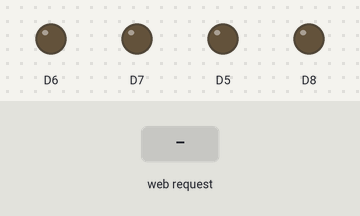
Bench run of a sketch on a simulated ESP8266 (NodeMCU). Parts: output pins drawn as LEDs (lit = HIGH). The inputs (shaded band) are chosen by the test bench. WiFi joins after 1.5 s; servers stay silent unless stated; what the sketch prints to the serial monitor is not drawn.

Above: at 2.7 s.
2.8 s: HTTP request GET /room_light received
At 3.4 s:
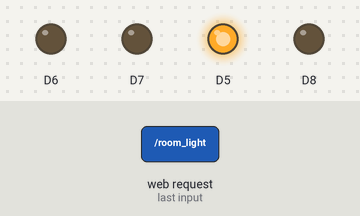
4.3 s: HTTP request GET /mirror_light received
At 5.5 s:
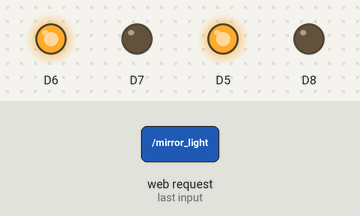
5.8 s: HTTP request GET /bed_light received
At 6.8 s:
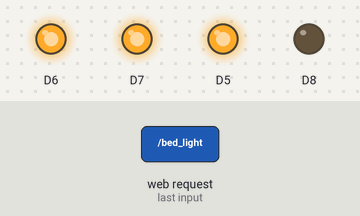
7.3 s: HTTP request GET /fan received
At 8.0 s:
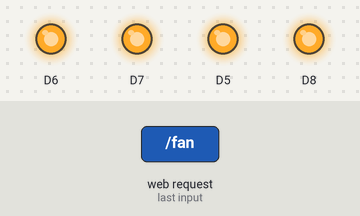
8.8 s: HTTP request GET /room_light received
At 9.1 s:
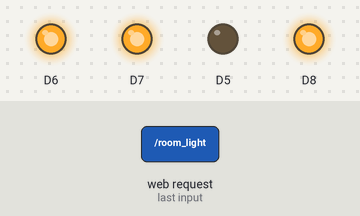
10.3 s: HTTP request GET /mirror_light received
At 11.5 s:
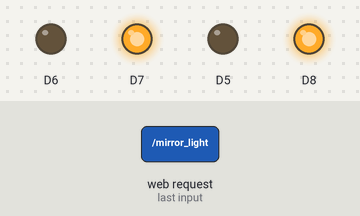
Timing chart, 0 to 12.8 s (numbered marks = the images above; inputs shaded):
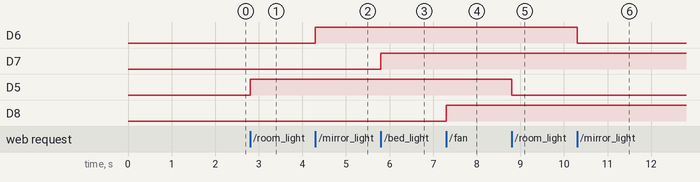

The sketch:

12345.ino
```cpp
#include <ESP8266WiFi.h>
#include <ESP8266WebServer.h>

//Our Wi-Fi ssdid and password
char* ssid = "HUAWEI-t44F";
char* password = "nJBes3e7e";
String room_light = "0";
String mirror_light = "0";
String bed_light = "0";
String fan = "0";

ESP8266WebServer server; //server variable

void setup() {
  initializePin(); //call function

  //Making Connection With netword
  WiFi.begin(ssid, password);

  Serial.begin(115200);
  Serial.print("Searching Connection");
  while (WiFi.status() != WL_CONNECTED) {
    Serial.print(".");
    delay(500);
  }

  Serial.println("");
  Serial.print("IP Address: ");
  Serial.print(WiFi.localIP());

  serverSection();
}

void loop() {
  // put your main code here, to run repeatedly:
  server.handleClient();
}

void initializePin(){

  pinMode(D5, OUTPUT);
  pinMode(D6, OUTPUT);
  pinMode(D7, OUTPUT);
  pinMode(D8, OUTPUT);

  digitalWrite(D5, LOW);
  digitalWrite(D6, LOW);
  digitalWrite(D7, LOW);
  digitalWrite(D8, LOW);
}

void serverSection(){
  server.on("/", []() {
    server.send(200, "text/html", "<!DOCTYPE html><html><meta charset='UTF-8'><head></head><body><h2>Dzulkiflee's Room</h2><h3><a href='/room_light'>Room Light</a></h3><br><h3><a href='/mirror_light'>Mirror Light</a></h3><br><h3><a href='/bed_light'>Bed Light</a></h3><br><h3><a href='/fan'>Fan</a></h3><br></body></html>");
  });

  server.on("/room_light", room_light_state);
  server.on("/mirror_light", mirror_light_state);
  server.on("/bed_light", bed_light_state);
  server.on("/fan", fan_state);

  server.on("/status", all_state);

  server.begin();
}

void room_light_state(){
  if(room_light == "0"){
    room_light = "1";
    digitalWrite(D5, HIGH);
    server.send(200, "text/html", room_light);
  }else{
    room_light = "0";
    digitalWrite(D5, LOW);
    server.send(200, "text/html", room_light);
  }
}

void mirror_light_state(){
  if(mirror_light == "0"){
    mirror_light = "1";
    digitalWrite(D6, HIGH);
    server.send(200, "text/html", mirror_light);
  }else{
    mirror_light = "0";
    digitalWrite(D6, LOW);
    server.send(200, "text/html", mirror_light);
  }
}

void bed_light_state(){
  if(bed_light == "0"){
    bed_light = "1";
    digitalWrite(D7, HIGH);
    server.send(200, "text/html", bed_light);
  }else{
    bed_light = "0";
    digitalWrite(D7, LOW);
    server.send(200, "text/html", bed_light);
  }
}

void fan_state(){
  if(fan == "0"){
    fan = "1";
    digitalWrite(D8, HIGH);
    server.send(200, "text/html", fan);
  }else{
    fan = "0";
    digitalWrite(D8, LOW);
    server.send(200, "text/html", fan);
  }
}

void all_state(){

  server.send(200, "text/html", "{'rl':'"+room_light+"','ml':'"+mirror_light+"','bl':'"+bed_light+"','fan':'"+fan+"'}");

}
```

Measured:
- after the input at 2.8 s, D5: LOW → HIGH at once
- after the input at 4.3 s, D6: LOW → HIGH at once
- after the input at 5.8 s, D7: LOW → HIGH at once
- after the input at 7.3 s, D8: LOW → HIGH at once
- after the input at 8.8 s, D5: HIGH → LOW at once
- after the input at 10.3 s, D6: HIGH → LOW at once
